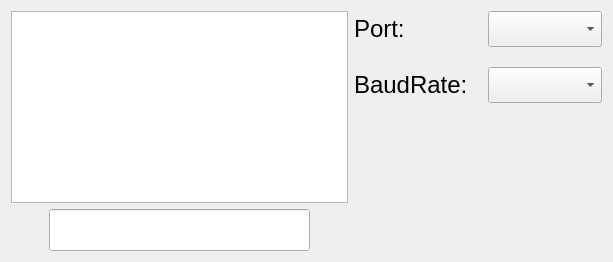
      <widget class="QWidget" name="tab_connection">
       <attribute name="icon">
        <iconset>
         <normaloff>Resources/icons/modern_theme/TabConnection_icon.png</normaloff>Resources/icons/modern_theme/TabConnection_icon.png</iconset>
       </attribute>
       <attribute name="title">
        <string>Connection</string>
       </attribute>
       <layout class="QHBoxLayout" name="horizontalLayout">
        <item>
         <layout class="QVBoxLayout" name="verticalLayout_Terminal">
          <item>
           <widget class="QTextBrowser" name="textBrowser_terminal">
            <property name="font">
             <font>
              <pointsize>18</pointsize>
             </font>
            </property>
           </widget>
          </item>
          <item>
           <layout class="QHBoxLayout" name="horizontalLayout_Send">
            <item>
             <widget class="QPushButton" name="Button_clean">
              <property name="styleSheet">
               <string notr="true">border: none;</string>
              </property>
              <property name="text">
               <string/>
              </property>
              <property name="icon">
               <iconset>
                <normaloff>Resources/icons/modern_theme/ButtonClean_icon.png</normaloff>Resources/icons/modern_theme/ButtonClean_icon.png</iconset>
              </property>
              <property name="iconSize">
               <size>
                <width>40</width>
                <height>40</height>
               </size>
              </property>
              <property name="flat">
               <bool>true</bool>
              </property>
             </widget>
            </item>
            <item>
             <widget class="QLineEdit" name="lineEdit_input">
              <property name="font">
               <font>
                <pointsize>22</pointsize>
               </font>
              </property>
              <property name="autoFillBackground">
               <bool>true</bool>
              </property>
             </widget>
            </item>
            <item>
             <widget class="QPushButton" name="Button_send">
              <property name="sizePolicy">
               <sizepolicy hsizetype="Minimum" vsizetype="Minimum">
                <horstretch>0</horstretch>
                <verstretch>0</verstretch>
               </sizepolicy>
              </property>
              <property name="mouseTracking">
               <bool>true</bool>
              </property>
              <property name="styleSheet">
               <string notr="true">border: none;</string>
              </property>
              <property name="text">
               <string/>
              </property>
              <property name="icon">
               <iconset>
                <normaloff>Resources/icons/modern_theme/ButtonSend_icon.png</normaloff>Resources/icons/modern_theme/ButtonSend_icon.png</iconset>
              </property>
              <property name="iconSize">
               <size>
                <width>40</width>
                <height>40</height>
               </size>
              </property>
              <property name="shortcut">
               <string/>
              </property>
              <property name="autoExclusive">
               <bool>false</bool>
              </property>
              <property name="autoDefault">
               <bool>false</bool>
              </property>
              <property name="flat">
               <bool>true</bool>
              </property>
             </widget>
            </item>
           </layout>
          </item>
         </layout>
        </item>
        <item>
         <layout class="QVBoxLayout" name="verticalLayout">
          <property name="spacing">
           <number>20</number>
          </property>
          <item>
           <layout class="QVBoxLayout" name="verticalLayout_PortBaud">
            <property name="spacing">
             <number>20</number>
            </property>
            <item>
             <layout class="QHBoxLayout" name="horizontalLayout_port">
              <item>
               <widget class="QLabel" name="label_port">
                <property name="sizePolicy">
                 <sizepolicy hsizetype="Preferred" vsizetype="Preferred">
                  <horstretch>0</horstretch>
                  <verstretch>0</verstretch>
                 </sizepolicy>
                </property>
                <property name="font">
                 <font>
                  <pointsize>18</pointsize>
                 </font>
                </property>
                <property name="text">
                 <string>Port:</string>
                </property>
               </widget>
              </item>
              <item>
               <widget class="QComboBox" name="comboBox_port">
                <property name="sizePolicy">
                 <sizepolicy hsizetype="Preferred" vsizetype="Fixed">
                  <horstretch>0</horstretch>
                  <verstretch>0</verstretch>
                 </sizepolicy>
                </property>
                <property name="font">
                 <font>
                  <pointsize>18</pointsize>
                 </font>
                </property>
               </widget>
              </item>
             </layout>
            </item>
            <item>
             <layout class="QHBoxLayout" name="horizontalLayout_Baud">
              <item>
               <widget class="QLabel" name="label_baudrate">
                <property name="sizePolicy">
                 <sizepolicy hsizetype="Preferred" vsizetype="Preferred">
                  <horstretch>0</horstretch>
                  <verstretch>0</verstretch>
                 </sizepolicy>
                </property>
                <property name="font">
                 <font>
                  <pointsize>18</pointsize>
                 </font>
                </property>
                <property name="text">
                 <string>BaudRate:</string>
                </property>
               </widget>
              </item>
              <item>
               <widget class="QComboBox" name="comboBox_baudrate">
                <property name="sizePolicy">
                 <sizepolicy hsizetype="Preferred" vsizetype="Fixed">
                  <horstretch>5</horstretch>
                  <verstretch>0</verstretch>
                 </sizepolicy>
                </property>
                <property name="font">
                 <font>
                  <pointsize>18</pointsize>
                 </font>
                </property>
               </widget>
              </item>
             </layout>
            </item>
           </layout>
          </item>
          <item>
           <layout class="QHBoxLayout" name="horizontalLayout_ConnectPort">
            <item>
             <widget class="QPushButton" name="Button_connect">
              <property name="sizePolicy">
               <sizepolicy hsizetype="Minimum" vsizetype="Minimum">
                <horstretch>0</horstretch>
                <verstretch>0</verstretch>
               </sizepolicy>
              </property>
              <property name="mouseTracking">
               <bool>true</bool>
              </property>
              <property name="styleSheet">
               <string notr="true">border: none;</string>
              </property>
              <property name="text">
               <string/>
              </property>
              <property name="icon">
               <iconset>
                <normaloff>Resources/icons/modern_theme/ButtonConnectFalse_icon.png</normaloff>
                <normalon>Resources/icons/modern_theme/ButtonConnectTrue_icon.png</normalon>Resources/icons/modern_theme/ButtonConnectFalse_icon.png</iconset>
              </property>
              <property name="iconSize">
               <size>
                <width>100</width>
                <height>100</height>
               </size>
              </property>
              <property name="checkable">
               <bool>true</bool>
              </property>
              <property name="autoExclusive">
               <bool>false</bool>
              </property>
              <property name="autoDefault">
               <bool>false</bool>
              </property>
              <property name="flat">
               <bool>true</bool>
              </property>
             </widget>
            </item>
            <item>
             <widget class="QPushButton" name="Button_port">
              <property name="sizePolicy">
               <sizepolicy hsizetype="Minimum" vsizetype="Minimum">
                <horstretch>0</horstretch>
                <verstretch>0</verstretch>
               </sizepolicy>
              </property>
              <property name="mouseTracking">
               <bool>true</bool>
              </property>
              <property name="styleSheet">
               <string notr="true">border: none;</string>
              </property>
              <property name="text">
               <string/>
              </property>
              <property name="icon">
               <iconset>
                <normaloff>Resources/icons/modern_theme/ButtonConnection_icon.png</normaloff>Resources/icons/modern_theme/ButtonConnection_icon.png</iconset>
              </property>
              <property name="iconSize">
               <size>
                <width>100</width>
                <height>100</height>
               </size>
              </property>
              <property name="autoExclusive">
               <bool>false</bool>
              </property>
              <property name="autoDefault">
               <bool>false</bool>
              </property>
              <property name="flat">
               <bool>true</bool>
              </property>
             </widget>
            </item>
           </layout>
          </item>
          <item>
           <spacer name="verticalSpacer">
            <property name="orientation">
             <enum>Qt::Vertical</enum>
            </property>
            <property name="sizeHint" stdset="0">
             <size>
              <width>17</width>
              <height>36</height>
             </size>
            </property>
           </spacer>
          </item>
         </layout>
        </item>
       </layout>
      </widget>
